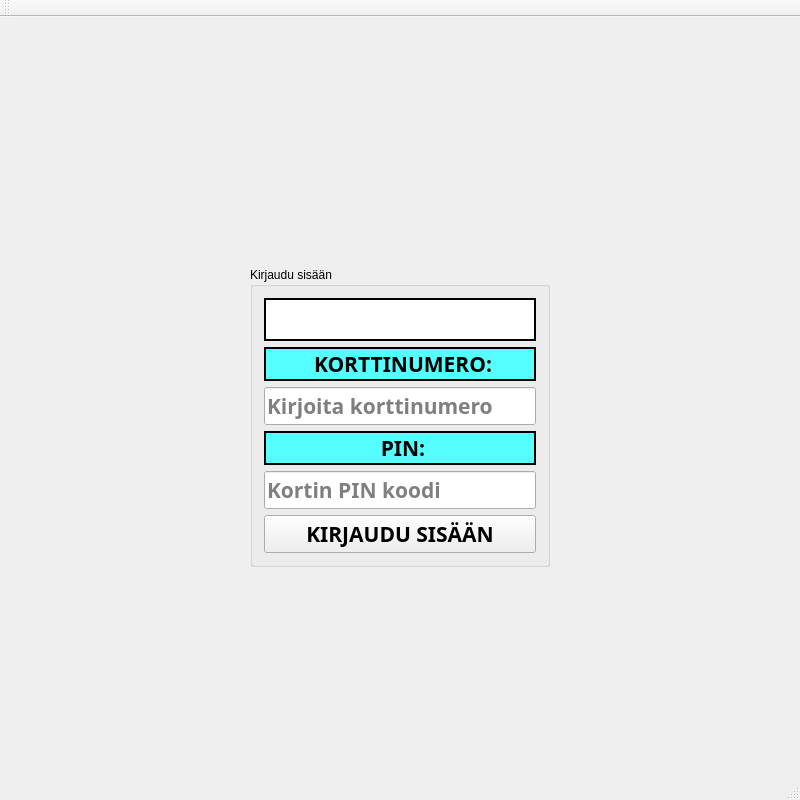
<?xml version="1.0" encoding="UTF-8"?>
<ui version="4.0">
 <class>MainWindow</class>
 <widget class="QMainWindow" name="MainWindow">
  <property name="geometry">
   <rect>
    <x>0</x>
    <y>0</y>
    <width>800</width>
    <height>800</height>
   </rect>
  </property>
  <property name="windowTitle">
   <string>MainWindow</string>
  </property>
  <widget class="QWidget" name="centralWidget">
   <widget class="QGroupBox" name="groupBox">
    <property name="geometry">
     <rect>
      <x>250</x>
      <y>250</y>
      <width>300</width>
      <height>300</height>
     </rect>
    </property>
    <property name="title">
     <string>Kirjaudu sisään</string>
    </property>
    <layout class="QVBoxLayout" name="verticalLayout">
     <item>
      <widget class="QLabel" name="label_info">
       <property name="font">
        <font>
         <family>Century Gothic</family>
         <pointsize>16</pointsize>
         <weight>75</weight>
         <bold>true</bold>
        </font>
       </property>
       <property name="styleSheet">
        <string notr="true">background-color: rgb(255, 255, 255);</string>
       </property>
       <property name="frameShape">
        <enum>QFrame::WinPanel</enum>
       </property>
       <property name="text">
        <string>&lt;html&gt;&lt;head/&gt;&lt;body&gt;&lt;p align=&quot;center&quot;&gt;&lt;br/&gt;&lt;/p&gt;&lt;/body&gt;&lt;/html&gt;</string>
       </property>
       <property name="alignment">
        <set>Qt::AlignCenter</set>
       </property>
      </widget>
     </item>
     <item>
      <widget class="QLabel" name="label">
       <property name="font">
        <font>
         <family>Century Gothic</family>
         <pointsize>16</pointsize>
         <weight>75</weight>
         <bold>true</bold>
        </font>
       </property>
       <property name="styleSheet">
        <string notr="true">background-color: rgb(85, 255, 255);</string>
       </property>
       <property name="frameShape">
        <enum>QFrame::WinPanel</enum>
       </property>
       <property name="text">
        <string>&lt;html&gt;&lt;head/&gt;&lt;body&gt;&lt;p align=&quot;center&quot;&gt;KORTTINUMERO:&lt;/p&gt;&lt;/body&gt;&lt;/html&gt;</string>
       </property>
      </widget>
     </item>
     <item>
      <widget class="QLineEdit" name="lineEdit_Korttinumero">
       <property name="font">
        <font>
         <family>Century Gothic</family>
         <pointsize>16</pointsize>
         <weight>75</weight>
         <bold>true</bold>
        </font>
       </property>
       <property name="placeholderText">
        <string>Kirjoita korttinumero</string>
       </property>
      </widget>
     </item>
     <item>
      <widget class="QLabel" name="label_2">
       <property name="font">
        <font>
         <family>Century Gothic</family>
         <pointsize>16</pointsize>
         <weight>75</weight>
         <bold>true</bold>
        </font>
       </property>
       <property name="styleSheet">
        <string notr="true">background-color: rgb(85, 255, 255);</string>
       </property>
       <property name="frameShape">
        <enum>QFrame::WinPanel</enum>
       </property>
       <property name="text">
        <string>&lt;html&gt;&lt;head/&gt;&lt;body&gt;&lt;p align=&quot;center&quot;&gt;PIN:&lt;/p&gt;&lt;/body&gt;&lt;/html&gt;</string>
       </property>
      </widget>
     </item>
     <item>
      <widget class="QLineEdit" name="lineEdit_Pin">
       <property name="font">
        <font>
         <family>Century Gothic</family>
         <pointsize>16</pointsize>
         <weight>75</weight>
         <bold>true</bold>
        </font>
       </property>
       <property name="text">
        <string/>
       </property>
       <property name="echoMode">
        <enum>QLineEdit::Password</enum>
       </property>
       <property name="placeholderText">
        <string>Kortin PIN koodi</string>
       </property>
      </widget>
     </item>
     <item>
      <widget class="QPushButton" name="pushButton_Kirjaudu_sis">
       <property name="font">
        <font>
         <family>Century Gothic</family>
         <pointsize>16</pointsize>
         <weight>75</weight>
         <bold>true</bold>
        </font>
       </property>
       <property name="styleSheet">
        <string notr="true"/>
       </property>
       <property name="text">
        <string>KIRJAUDU SISÄÄN</string>
       </property>
      </widget>
     </item>
    </layout>
   </widget>
  </widget>
  <widget class="QMenuBar" name="menuBar">
   <property name="geometry">
    <rect>
     <x>0</x>
     <y>0</y>
     <width>800</width>
     <height>21</height>
    </rect>
   </property>
  </widget>
  <widget class="QToolBar" name="mainToolBar">
   <attribute name="toolBarArea">
    <enum>TopToolBarArea</enum>
   </attribute>
   <attribute name="toolBarBreak">
    <bool>false</bool>
   </attribute>
  </widget>
  <widget class="QStatusBar" name="statusBar"/>
 </widget>
 <layoutdefault spacing="6" margin="11"/>
 <resources/>
 <connections/>
</ui>
